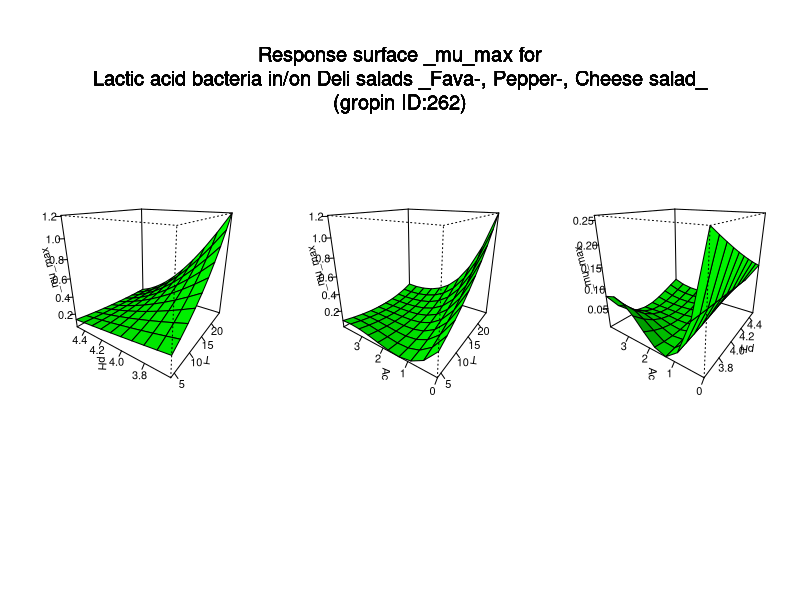

The R source for this figure:
#############################
# start of Parameter script
#############################
T <- seq(4.004,24.975024975025,length.out=10)
pH <- seq(3.6036,4.4955044955045,length.out=10)
Ac <- seq(0,3.996003996004,length.out=10)
#############################
# end of Parameter script
#############################
############################# 
# start of Model script Gropin ID 262 
#############################
 
# constant coefficients for this model
 
variables <- data.frame(T,pH,Ac)
argumentsPar <- unique.data.frame(expand.grid(variables))
 
# heart of the model
response_surface <- function(T,pH,Ac) {
   mumax <-(2.035+(0.818*T)+((-6.917)*(Ac/(1+10^(pH-4.76))))+(0.0009*(T^2))+(0.358*((Ac/(1+10^(pH-4.76)))^2))+((-0.196)*T*pH)+(1.259*pH*(Ac/(1+10^(pH-4.76)))))^2/24

	return(mumax=mumax)
} 

# output parameters
responseSurface <- cbind(argumentsPar,response_surface(argumentsPar['T'],argumentsPar['pH'],argumentsPar['Ac']))
colnames(responseSurface) <- c(colnames(argumentsPar),'mumax')
#############################
# End of Model script
#############################
############################# 
# start of Visualisation script Gropin ID 262 
#############################
titleText <-'Response surface _mu_max for
Lactic acid bacteria in/on Deli salads _Fava-, Pepper-, Cheese salad_
(gropin ID:262)'
argPar1 <- unique.data.frame(expand.grid(T,pH))
argPar2 <- unique.data.frame(expand.grid(T,Ac))
argPar3 <- unique.data.frame(expand.grid(pH,Ac))
z1 <- matrix(unlist(response_surface(T = argPar1[1],pH = argPar1[2],Ac = Ac[1])),nrow=10)
z2 <- matrix(unlist(response_surface(T = argPar2[1],Ac = argPar2[2],pH = pH[1])),nrow=10)
z3 <- matrix(unlist(response_surface(pH = argPar3[1],Ac = argPar3[2],T = T[1])),nrow=10)
# adding precaution if response surface is zero
myZLim1 <- range(z1)
if(myZLim1[1] == myZLim1[2]) myZLim1[2] <- myZLim1[2]+1
myZLim2 <- range(z2)
if(myZLim2[1] == myZLim2[2]) myZLim2[2] <- myZLim2[2]+1
myZLim3 <- range(z3)
if(myZLim3[1] == myZLim3[2]) myZLim3[2] <- myZLim3[2]+1
if(length(T)>1 & length(pH)>1 & length(Ac)>1) {
	par(mfrow = c(1,3))
	persp(T,pH,z1,col = 'green',xlab='T',ylab='pH',zlab='_mu_max',zlim=myZLim1,theta=305,phi=20,shade=0.25,ticktype = 'detailed')
	persp(T,Ac,z2,col = 'green',xlab='T',ylab='Ac',zlab='_mu_max',zlim=myZLim2,theta=305,phi=20,shade=0.25,ticktype = 'detailed')
	persp(pH,Ac,z3,col = 'green',xlab='pH',ylab='Ac',zlab='_mu_max',zlim=myZLim3,theta=305,phi=20,shade=0.25,ticktype = 'detailed')
	mtext(titleText,outer=T,  cex=1.2, line=-8.5, side=3)
} else {
		myPars <- unique.data.frame(expand.grid(T,pH,Ac))
		myZ <-matrix(unlist(response_surface(myPars[,1],myPars[,2],myPars[,3])),nrow=10)
		myZLim <- range(myZ)
if(myZLim[1] == myZLim[2]) myZLim[2] <- myZLim[2]+1
	if(length(Ac)==1) {
		persp(T,pH,myZ,col = 'green',xlab='T',ylab='pH',zlab='_mu_max',main=titleText,sub=paste('other variable: Ac =',round(Ac,digits = 2)),zlim=myZLim,theta=305,phi=20,shade=0.25,ticktype = 'detailed')
	}
	if(length(pH)==1) {
		persp(T,Ac,myZ,col = 'green',xlab='T',ylab='Ac',zlab='_mu_max',main=titleText,sub=paste('other variable: pH =',round(pH,digits = 2)),zlim=myZLim,theta=305,phi=20,shade=0.25,ticktype = 'detailed')
	}
	if(length(T)==1) {
		persp(pH,Ac,myZ,col = 'green',xlab='pH',ylab='Ac',zlab='_mu_max',main=titleText,sub=paste('other variable: T =',round(T,digits = 2)),zlim=myZLim,theta=305,phi=20,shade=0.25,ticktype = 'detailed')
	}
}
#############################
# End of Visualisation script
#############################
